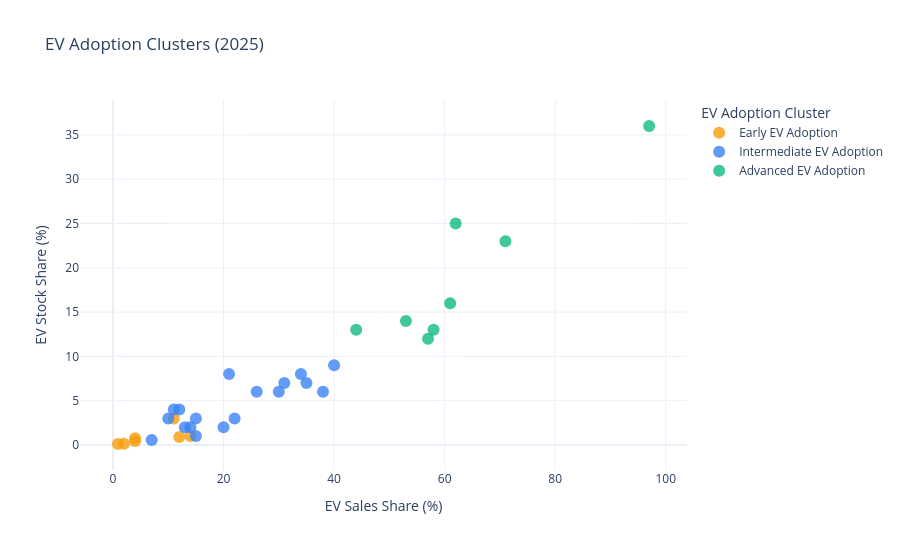

The cell this chart's notebook holds for it:
### Code cell
import plotly.express as px

# Clustering sonuçları
df_vis = clustering_results.copy()

# Şimdilik 2025 yılını gösteriyoruz
selected_year = 2025

filtered = df_vis[
    df_vis["year"] == selected_year
].copy()

cluster_order = [
    "Early EV Adoption",
    "Intermediate EV Adoption",
    "Advanced EV Adoption"
]

cluster_colors = {
    "Early EV Adoption": "#F59E0B",
    "Intermediate EV Adoption": "#3B82F6",
    "Advanced EV Adoption": "#10B981"
}

# Scatter Plot
fig = px.scatter(
    filtered,
    x="ev_sales_share",
    y="ev_stock_share",
    color="cluster_name",
    hover_name="region_country",
    hover_data={
        "year": True,
        "ev_sales_share": ":.2f",
        "ev_stock_share": ":.2f",
        "cluster_name": False
    },
    color_discrete_map=cluster_colors,
    category_orders={"cluster_name": cluster_order},
    labels={
        "ev_sales_share": "EV Sales Share (%)",
        "ev_stock_share": "EV Stock Share (%)",
        "cluster_name": "Cluster"
    },
    title=f"EV Adoption Clusters ({selected_year})"
)

fig.update_traces(
    marker=dict(size=12, opacity=0.8)
)

fig.update_layout(
    template="plotly_white",
    height=550,
    legend_title_text="EV Adoption Cluster"
)

fig.show()

### Figure 1 — Plotly figure (JSON) as saved in the notebook; plotly's stock layout.template omitted (floating-point values rounded to 4 significant figures)
{"data": [{"customdata": [[2025, "Early EV Adoption"], [2025, "Early EV Adoption"], [2025, "Early EV Adoption"], [2025, "Early EV Adoption"], [2025, "Early EV Adoption"], [2025, "Early EV Adoption"], [2025, "Early EV Adoption"]], "hovertemplate": "<b>%{hovertext}</b><br><br>EV Sales Share (%)=%{x:.2f}<br>EV Stock Share (%)=%{y:.2f}<br>year=%{customdata[0]}<extra></extra>", "hovertext": ["Chile", "Greece", "India", "Jordan", "Korea", "Russia", "South Africa"], "legendgroup": "Early EV Adoption", "marker": {"color": "#F59E0B", "opacity": 0.8, "size": 12, "symbol": "circle"}, "mode": "markers", "name": "Early EV Adoption", "orientation": "v", "showlegend": true, "type": "scatter", "x": [4.0, 14.0, 4.0, 12.0, 11.0, 2.0, 0.88], "xaxis": "x", "y": [0.45, 1.0, 0.75, 0.9, 3.0, 0.15, 0.11], "yaxis": "y"}, {"customdata": [[2025, "Intermediate EV Adoption"], [2025, "Intermediate EV Adoption"], [2025, "Intermediate EV Adoption"], [2025, "Intermediate EV Adoption"], [2025, "Intermediate EV Adoption"], [2025, "Intermediate EV Adoption"], [2025, "Intermediate EV Adoption"], [2025, "Intermediate EV Adoption"], [2025, "Intermediate EV Adoption"], [2025, "Intermediate EV Adoption"], [2025, "Intermediate EV Adoption"], [2025, "Intermediate EV Adoption"], [2025, "Intermediate EV Adoption"], [2025, "Intermediate EV Adoption"], [2025, "Intermediate EV Adoption"], [2025, "Intermediate EV Adoption"], [2025, "Intermediate EV Adoption"], [2025, "Intermediate EV Adoption"]], "hovertemplate": "<b>%{hovertext}</b><br><br>EV Sales Share (%)=%{x:.2f}<br>EV Stock Share (%)=%{y:.2f}<br>year=%{customdata[0]}<extra></extra>", "hovertext": ["Australia", "Austria", "Canada", "France", "Germany", "Indonesia", "Israel", "Italy", "Mexico", "New Zealand", "Poland", "Portugal", "Singapore", "Spain", "Switzerland", "Turkiye", "USA", "United Kingdom"], "legendgroup": "Intermediate EV Adoption", "marker": {"color": "#3B82F6", "opacity": 0.8, "size": 12, "symbol": "circle"}, "mode": "markers", "name": "Intermediate EV Adoption", "orientation": "v", "showlegend": true, "type": "scatter", "x": [15.0, 31.0, 11.0, 26.0, 30.0, 15.0, 21.0, 13.0, 7.0, 12.0, 14.0, 38.0, 40.0, 20.0, 34.0, 22.0, 10.0, 35.0], "xaxis": "x", "y": [3.0, 7.0, 4.0, 6.0, 6.0, 1.0, 8.0, 2.0, 0.56, 4.0, 2.0, 6.0, 9.0, 2.0, 8.0, 3.0, 3.0, 7.0], "yaxis": "y"}, {"customdata": [[2025, "Advanced EV Adoption"], [2025, "Advanced EV Adoption"], [2025, "Advanced EV Adoption"], [2025, "Advanced EV Adoption"], [2025, "Advanced EV Adoption"], [2025, "Advanced EV Adoption"], [2025, "Advanced EV Adoption"], [2025, "Advanced EV Adoption"]], "hovertemplate": "<b>%{hovertext}</b><br><br>EV Sales Share (%)=%{x:.2f}<br>EV Stock Share (%)=%{y:.2f}<br>year=%{customdata[0]}<extra></extra>", "hovertext": ["Belgium", "China", "Denmark", "Finland", "Iceland", "Netherlands", "Norway", "Sweden"], "legendgroup": "Advanced EV Adoption", "marker": {"color": "#10B981", "opacity": 0.8, "size": 12, "symbol": "circle"}, "mode": "markers", "name": "Advanced EV Adoption", "orientation": "v", "showlegend": true, "type": "scatter", "x": [44.0, 53.0, 71.0, 57.0, 62.0, 58.0, 97.0, 61.0], "xaxis": "x", "y": [13.0, 14.0, 23.0, 12.0, 25.0, 13.0, 36.0, 16.0], "yaxis": "y"}], "layout": {"height": 550, "legend": {"title": {"text": "EV Adoption Cluster"}, "tracegroupgap": 0}, "title": {"text": "EV Adoption Clusters (2025)"}, "xaxis": {"anchor": "y", "domain": [0, 1], "title": {"text": "EV Sales Share (%)"}}, "yaxis": {"anchor": "x", "domain": [0, 1], "title": {"text": "EV Stock Share (%)"}}}}
